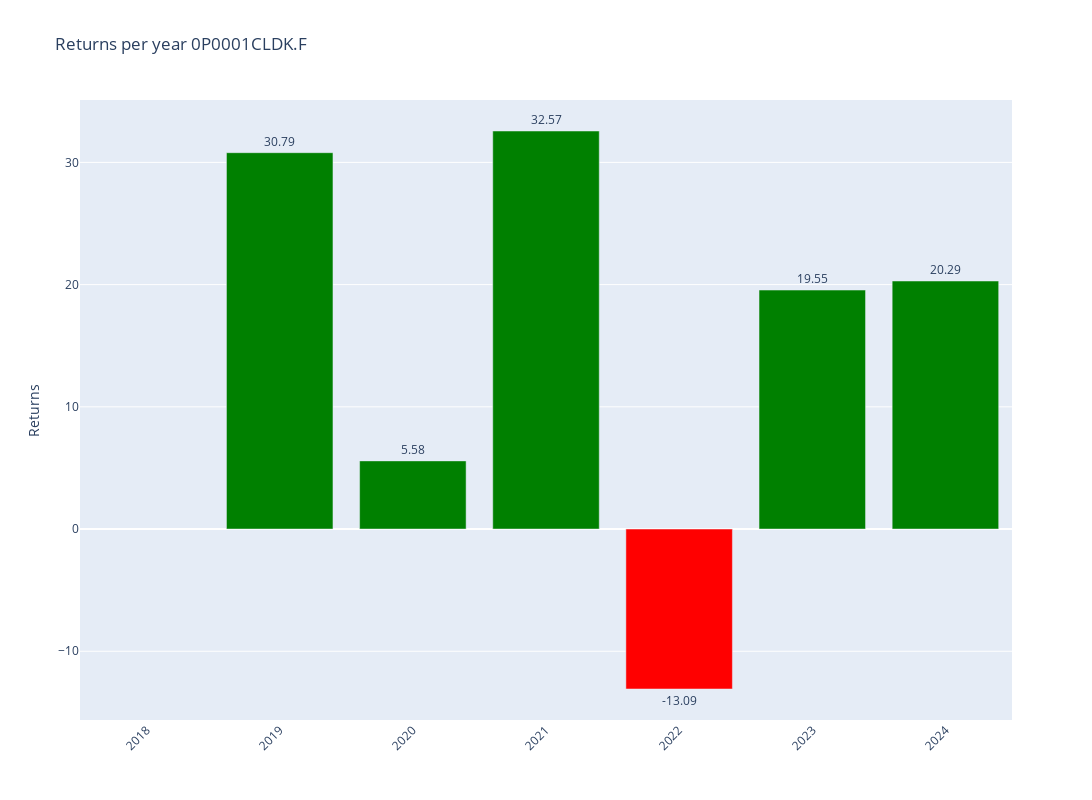

This figure's notebook cell:
### Code cell
# Plotly
fig = make_subplots()

# Add colors
colors = ['green' if x >= 0 else 'red' for x in annual_data['Return']]

# Graph (1,1)
fig.add_trace(go.Bar(y=annual_data['Return'],x=annual_data['Return'].index,text=round(annual_data['Return'],2),textposition='outside',marker_color=colors,hoverinfo='skip'),row=1,col=1)

# Update xaxis properties
fig.update_yaxes(title_text="Returns", row=1, col=1)

fig.update_layout(xaxis=dict(tickvals=annual_data.index,tickangle=-45),height=800, width=1300,title=f"Returns per year {ticker}")

fig.show()

### Figure 1 — Plotly figure (JSON) as saved in the notebook; plotly's stock layout.template omitted (floating-point values rounded to 4 significant figures)
{"data": [{"hoverinfo": "skip", "marker": {"color": ["red", "green", "green", "green", "red", "green", "green"]}, "text": [null, 30.79, 5.58, 32.57, -13.09, 19.55, 20.29], "textposition": "outside", "type": "bar", "x": [2018, 2019, 2020, 2021, 2022, 2023, 2024], "xaxis": "x", "y": [null, 30.79, 5.577, 32.57, -13.09, 19.55, 20.29], "yaxis": "y"}], "layout": {"height": 800, "title": {"text": "Returns per year 0P0001CLDK.F"}, "width": 1300, "xaxis": {"anchor": "y", "domain": [0, 1], "tickangle": -45, "tickvals": [2018, 2019, 2020, 2021, 2022, 2023, 2024]}, "yaxis": {"anchor": "x", "domain": [0, 1], "title": {"text": "Returns"}}}}
